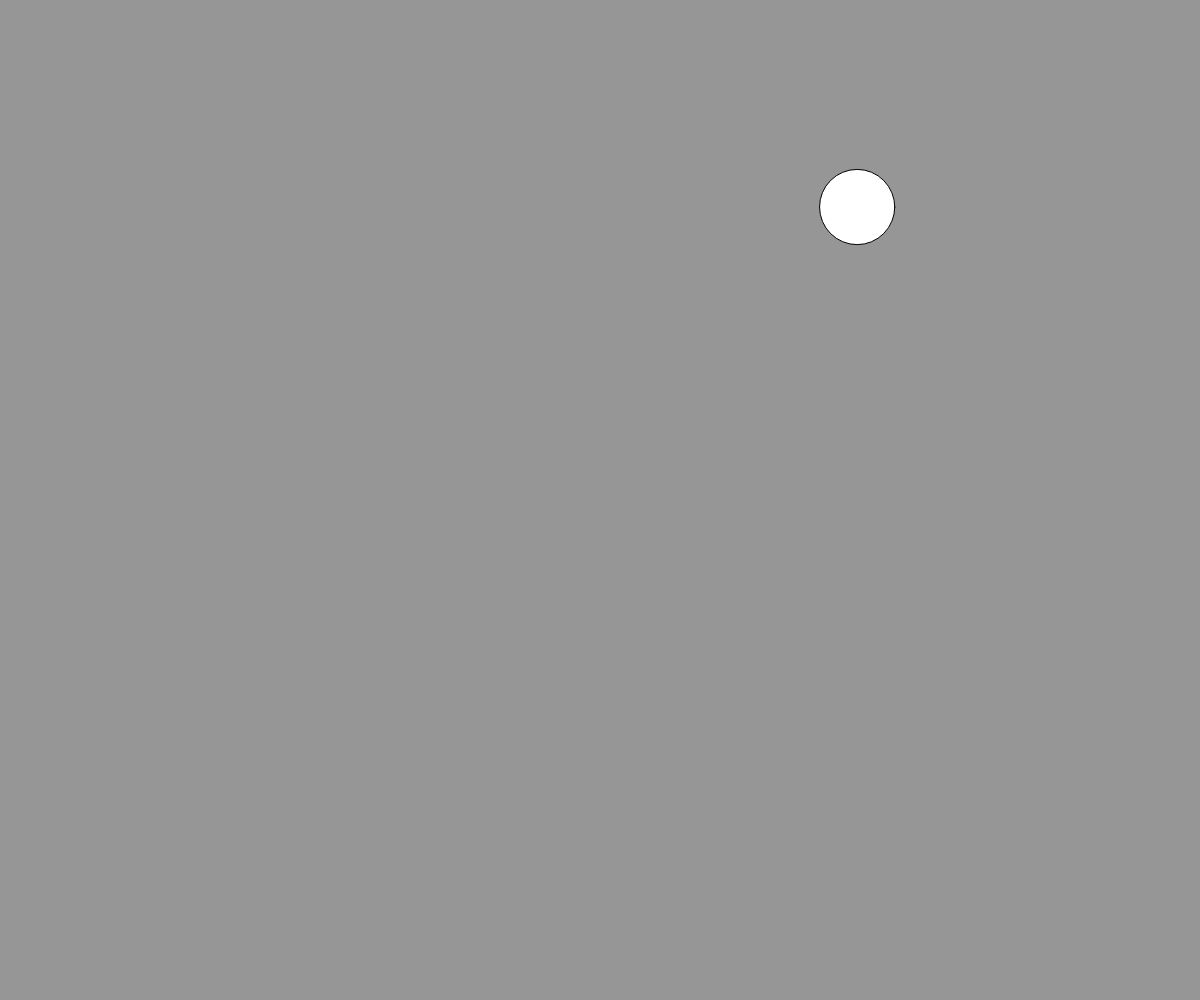
Frame 1 (no input)
Frame 60 (no input): identical to frame 1, image omitted
Frame 120 (the mouse pressed at the canvas centre since frame 60): identical to frame 1, image omitted

The p5.js sketch that drew this single still picture (run headless with seeded random() and noise() and a simulated clock; from frame 60 on, the mouse is pressed at the canvas centre):

// p5.js sketch
// ── sketch.js
let x1;
let y1;
let d1;
let clickCount = 0;

function setup() {
  createCanvas(windowWidth, windowHeight);
  background(150);
  x1 = random(0, width);
  y1 = random(0, height);
  d1 = random(1, 100);
  circle(x1, y1, d1);
}

function draw() {
  if (mouseIsPressed) {
    circleClick(x1, y1, d1);
  }
}

function circleClick(circleX, circleY, circleD) {
  let x = mouseX;
  let y = mouseY;

  if (dist(x, y, circleX, circleY) < circleD / 2) {
    console.log("Circle clicked");
  }
}
